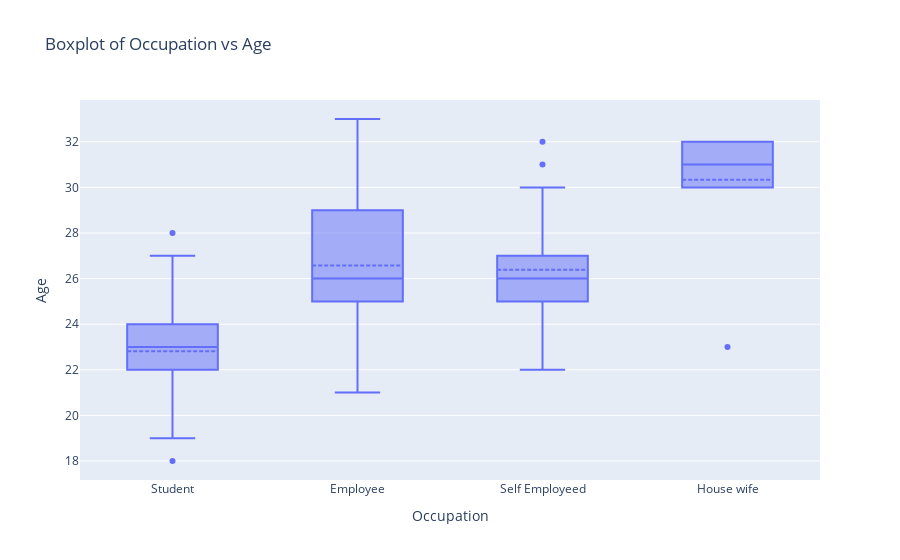

Write notebook code for a chart like this one.
### Code cell
bilable_dist_plot("Occupation", "Age", "boxplot") # Distribution of Occupation vs Gender using a boxplot

### Figure 1 — Plotly figure (JSON) as saved in the notebook; plotly's stock layout.template omitted (floating-point values rounded to 4 significant figures; data arrays with more than 128 entries replaced by an {"elided": "..."} marker saying what was removed)
{"data": [{"boxmean": true, "type": "box", "x": {"elided": "388 str values"}, "y": {"elided": "388 int values"}}], "layout": {"title": {"text": "Boxplot of Occupation vs Age"}, "xaxis": {"title": {"text": "Occupation"}}, "yaxis": {"title": {"text": "Age"}}}}
